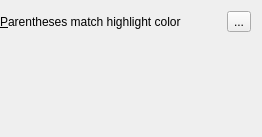
<?xml version="1.0" encoding="UTF-8"?>
<ui version="4.0">
 <author>Luís Pereira &lt;luis.artur.pereira@gmail.com&gt;</author>
 <class>RegexpPreferencesWidget</class>
 <widget class="QWidget" name="RegexpPreferencesWidget">
  <property name="geometry">
   <rect>
    <x>0</x>
    <y>0</y>
    <width>262</width>
    <height>137</height>
   </rect>
  </property>
  <property name="windowTitle">
   <string>Form</string>
  </property>
  <layout class="QGridLayout" name="gridLayout">
   <property name="leftMargin">
    <number>0</number>
   </property>
   <item row="0" column="0">
    <layout class="QHBoxLayout" name="horizontalLayout">
     <item>
      <widget class="QLabel" name="label">
       <property name="text">
        <string>&amp;Parentheses match highlight color</string>
       </property>
       <property name="buddy">
        <cstring>highlightMatchColor</cstring>
       </property>
      </widget>
     </item>
     <item>
      <widget class="QToolButton" name="highlightMatchColor">
       <property name="text">
        <string>...</string>
       </property>
      </widget>
     </item>
    </layout>
   </item>
   <item row="1" column="0">
    <spacer name="verticalSpacer">
     <property name="orientation">
      <enum>Qt::Vertical</enum>
     </property>
     <property name="sizeHint" stdset="0">
      <size>
       <width>20</width>
       <height>88</height>
      </size>
     </property>
    </spacer>
   </item>
  </layout>
 </widget>
 <resources/>
 <connections/>
</ui>
